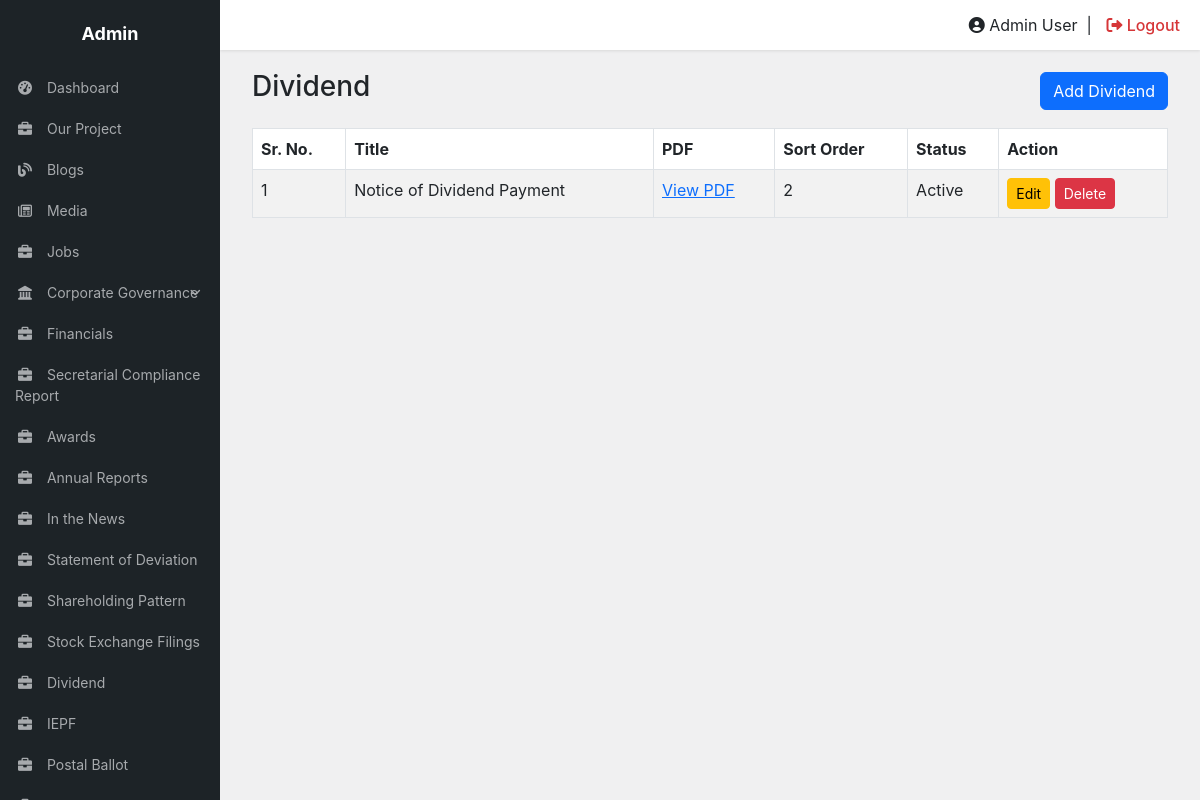
Screenshot of /crm/dividend/ (signed in) with the database file from the repository.
### tables this page shows
CREATE TABLE `dividends` (
  `id` int(11) NOT NULL,
  `title` varchar(255) NOT NULL,
  `pdf_file` varchar(500) DEFAULT NULL,
  `sort_order` int(11) DEFAULT '0',
  `status` tinyint(1) DEFAULT '1',
  `created_at` timestamp NOT NULL DEFAULT CURRENT_TIMESTAMP,
  `updated_at` timestamp NOT NULL DEFAULT CURRENT_TIMESTAMP ON UPDATE CURRENT_TIMESTAMP
);

### crm/dividend/form_helpers.php (called while the page is built, shortened)
<?php
function e($value): string {
    return htmlspecialchars((string)$value, ENT_QUOTES, 'UTF-8');
}

### crm/dividend/index.php (the view, shortened to what this page needs)
<?php
require_once __DIR__ . '/../../dbc.php';
$result = $conn->query("SELECT id, title, pdf_file, sort_order, status FROM dividends ORDER BY sort_order ASC, id DESC");
$rows = [];
if ($result) while ($row = $result->fetch_assoc()) $rows[] = $row;
include __DIR__ . '/../includes/header.php';
?>
<div class="container-fluid">
    <div class="d-flex justify-content-between align-items-center mb-3">
        <h3>Dividend</h3>
        <a href="add.php" class="btn btn-primary">Add Dividend</a>
    </div>
    <div class="table-responsive">
        <table class="table table-bordered table-striped">
            <thead><tr><th>Sr. No.</th><th>Title</th><th>PDF</th><th>Sort Order</th><th>Status</th><th>Action</th></tr></thead>
            <tbody>
            <?php if ($rows): foreach ($rows as $i => $row): ?>
                <tr>
                    <td><?= $i + 1 ?></td>
                    <td><?= e($row['title']) ?></td>
                    <td><?php if ($row['pdf_file']): ?><a href="/ajmera/<?= e(ltrim($row['pdf_file'], '/')) ?>" target="_blank" rel="noopener">View PDF</a><?php else: ?>—<?php endif; ?></td>
                    <td><?= (int)$row['sort_order'] ?></td>
                    <td><?= (int)$row['status'] === 1 ? 'Active' : 'Inactive' ?></td>
                    <td class="text-nowrap">
                        <a href="edit.php?id=<?= (int)$row['id'] ?>" class="btn btn-sm btn-warning">Edit</a>
                        <form method="post" action="delete.php" class="d-inline" onsubmit="return confirm('Delete this dividend record?');">
                            <button type="submit" class="btn btn-sm btn-danger">Delete</button>
                        </form>
                    </td>
                </tr>
            <?php endforeach; else: ?>
                <tr><td colspan="6" class="text-center">No dividend records available.</td></tr>
            <?php endif; ?>
            </tbody>
        </table>
    </div>
</div>
<?php include __DIR__ . '/../includes/footer.php'; ?>

### crm/includes/header.php (style rules this page uses)
body { background-color: #f0f0f1; font-family: -apple-system, BlinkMacSystemFont, "Segoe UI", Roboto, Oxygen-Sans, Ubuntu, Cantarell, "Helvetica Neue", sans-serif; margin: 0; overflow-x: hidden; }

### rows the page displays
dividends: title "Notice of Dividend Payment", sort_order "2", status "Active"
